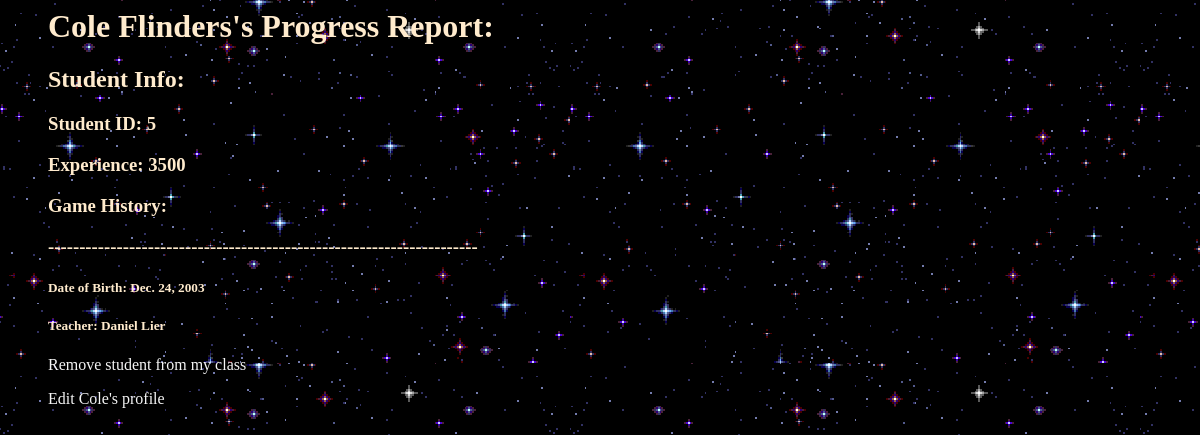
Screenshot of /users/studentReport/5 (signed in) with the database file from the repository.
### users/models.py (models this page shows)
class Student(models.Model):
    user = models.OneToOneField(CustomUser, on_delete=models.CASCADE, primary_key=True)
    teacher_id = models.ForeignKey(Teacher, on_delete=models.SET_NULL, null=True, default=None)
    total_xp = models.IntegerField(default=0)

class CustomUser(AbstractUser):
    id = models.IntegerField(auto_created=True, primary_key=True)
    fname = models.CharField(default='', max_length=15)
    lname = models.CharField(default='', max_length=25)
    birthdate = models.DateField(default='1900-01-01')
    is_student = models.BooleanField('student status', default=False)
    is_teacher = models.BooleanField('teacher status', default=False)
    def __str__(self):
        string = ' '
        string = self.fname + string + self.lname
        return string

class Teacher(models.Model):
    user = models.OneToOneField(CustomUser, on_delete=models.CASCADE, primary_key=True)

### users/views.py (the view)
# urls.py: path('studentReport/<int:student_id>', views.studentReport, name='studentReport'),
def studentReport(request, student_id):
    user = get_object_or_404(CustomUser, id = student_id)
    student = user.student
    teacher = request.user.teacher
    games = GameInstance.objects.all()
    return render(request, 'studentReport.html', {'student': student, 'teacher': teacher, 'games': games})

### templates/studentReport.html (shortened to what this page needs)
{% load static %}
<link rel="stylesheet" type="text/css" href="{% static 'users/style.css' %}">
{% if student %}
    <ul>
        <H1>{{ student.user.fname }} {{ student.user.lname }}'s Progress Report:</H1>
        <h2>Student Info:</h2>
        <h3>Student ID: {{ student.user.id }}</h3>
        <h3>Experience: {{ student.total_xp }}</h3>
        <h3>Game History:</h3>
        <h3>---------------------------------------------------------------------</h3>
        <h5>Date of Birth: {{ student.user.birthdate }}</h5>
        <h5>Teacher: {{ student.teacher_id.user}}</h5>
    {% if student.teacher_id == teacher %}
        <p><a href="{% url 'removed' student.user.id %}">Remove student from my class</a></p>
        <p><a href="{% url 'editStudent' student.user.id %}">Edit {{ student.user.fname }}'s profile</a></p>
    {% endif %}
    </ul>
{% else %}
    <p>No student with that id.</p>
{% endif %}

### users/static/users/style.css (style rules this page uses)
p { color: burlywood }
h1 { color: blanchedalmond }
h2 { color: blanchedalmond }
h3 { color: blanchedalmond }
h5 { color: blanchedalmond }
a { color: whitesmoke; text-decoration: none }

### rows the page displays
Student: user.fname "Cole", user.lname "Flinders", user.id "5", total_xp "3500", user.birthdate "Dec. 24, 2003", teacher_id.user "Daniel Lier"
